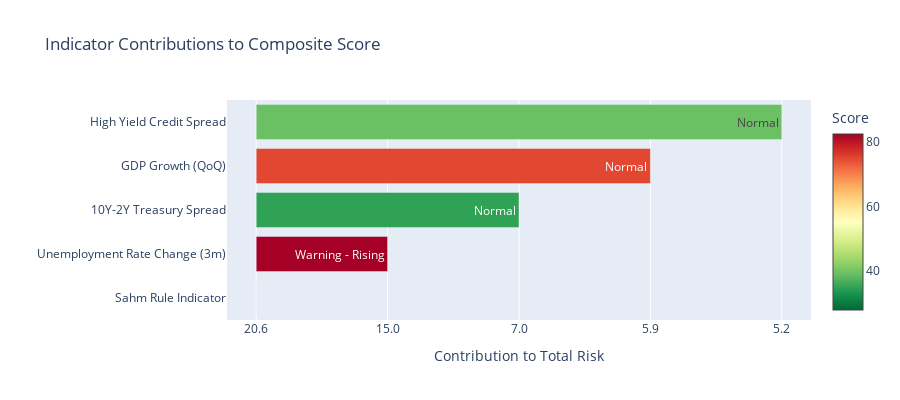

The notebook cell this image was saved under:
### Markdown cell above
## 📋 Indicator Breakdown

Individual scores for each recession indicator.

### Code cell
# Create indicator breakdown table
breakdown_data = []
for indicator, details in sorted(composite['breakdown'].items(), 
                                 key=lambda x: x[1]['contribution'], 
                                 reverse=True):
    breakdown_data.append({
        'Indicator': details['description'],
        'Score': f"{details['score']:.1f}/100",
        'Weight': f"{details['weight']}%",
        'Contribution': f"{details['contribution']:.1f}",
        'Signal': details['signal']
    })

breakdown_df = pd.DataFrame(breakdown_data)

# Display as table
print("\n📊 INDICATOR BREAKDOWN:\n")
print(breakdown_df.to_string(index=False))

# Create bar chart of contributions
fig = go.Figure()

fig.add_trace(go.Bar(
    x=[d['Contribution'] for d in breakdown_data],
    y=[d['Indicator'] for d in breakdown_data],
    orientation='h',
    marker=dict(
        color=[composite['breakdown'][ind]['score'] for ind in composite['breakdown'].keys()],
        colorscale='RdYlGn_r',
        showscale=True,
        colorbar=dict(title="Score")
    ),
    text=[d['Signal'] for d in breakdown_data],
    textposition='auto'
))

fig.update_layout(
    title='Indicator Contributions to Composite Score',
    xaxis_title='Contribution to Total Risk',
    yaxis_title='',
    height=400,
    showlegend=False
)

fig.show()

### Figure 1 — Plotly figure (JSON) as saved in the notebook; plotly's stock layout.template omitted (floating-point values rounded to 4 significant figures)
{"data": [{"marker": {"color": [27.9, 82.5, 34.88, 75.0, 39.32], "colorbar": {"title": {"text": "Score"}}, "colorscale": [[0, "rgb(0,104,55)"], [0.1, "rgb(26,152,80)"], [0.2, "rgb(102,189,99)"], [0.3, "rgb(166,217,106)"], [0.4, "rgb(217,239,139)"], [0.5, "rgb(255,255,191)"], [0.6, "rgb(254,224,139)"], [0.7, "rgb(253,174,97)"], [0.8, "rgb(244,109,67)"], [0.9, "rgb(215,48,39)"], [1, "rgb(165,0,38)"]], "showscale": true}, "orientation": "h", "text": ["Warning - Approaching Threshold", "Warning - Rising", "Normal", "Normal", "Normal"], "textposition": "auto", "type": "bar", "x": ["20.6", "15.0", "7.0", "5.9", "5.2"], "y": ["Sahm Rule Indicator", "Unemployment Rate Change (3m)", "10Y-2Y Treasury Spread", "GDP Growth (QoQ)", "High Yield Credit Spread"]}], "layout": {"height": 400, "showlegend": false, "title": {"text": "Indicator Contributions to Composite Score"}, "xaxis": {"title": {"text": "Contribution to Total Risk"}}, "yaxis": {"title": {"text": ""}}}}
